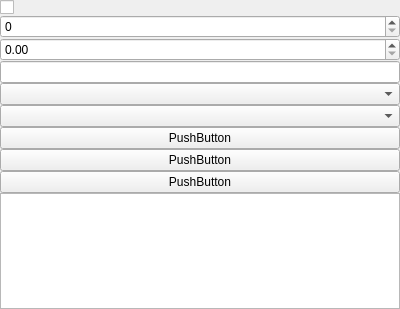
<?xml version="1.0" encoding="UTF-8"?>
<ui version="4.0">
 <class>CustomSettingWidget</class>
 <widget class="QWidget" name="CustomSettingWidget">
  <property name="geometry">
   <rect>
    <x>0</x>
    <y>0</y>
    <width>400</width>
    <height>309</height>
   </rect>
  </property>
  <property name="windowTitle">
   <string>Form</string>
  </property>
  <layout class="QVBoxLayout" name="verticalLayout">
   <property name="spacing">
    <number>0</number>
   </property>
   <property name="leftMargin">
    <number>0</number>
   </property>
   <property name="topMargin">
    <number>0</number>
   </property>
   <property name="rightMargin">
    <number>0</number>
   </property>
   <property name="bottomMargin">
    <number>0</number>
   </property>
   <item>
    <widget class="CustomCheckBox" name="mCheckBox">
     <property name="text">
      <string/>
     </property>
    </widget>
   </item>
   <item>
    <widget class="CustomSpinBox" name="mSpinBox"/>
   </item>
   <item>
    <widget class="CustomDoubleSpinBox" name="mDoubleSpinBox"/>
   </item>
   <item>
    <widget class="CustomLineEdit" name="mLineEdit"/>
   </item>
   <item>
    <widget class="CustomComboBox" name="mComboBox"/>
   </item>
   <item>
    <widget class="CustomListBox" name="mListBox"/>
   </item>
   <item>
    <widget class="CustomSourceButton" name="mSourceButton">
     <property name="text">
      <string>PushButton</string>
     </property>
    </widget>
   </item>
   <item>
    <widget class="CustomColorButton" name="mColorButton">
     <property name="text">
      <string>PushButton</string>
     </property>
    </widget>
   </item>
   <item>
    <widget class="CustomFontButton" name="mFontButton">
     <property name="text">
      <string>PushButton</string>
     </property>
    </widget>
   </item>
   <item>
    <widget class="CustomTextEdit" name="mTextEdit"/>
   </item>
  </layout>
 </widget>
 <customwidgets>
  <customwidget>
   <class>CustomCheckBox</class>
   <extends>QCheckBox</extends>
   <header>custom_widgets.h</header>
  </customwidget>
  <customwidget>
   <class>CustomSpinBox</class>
   <extends>QSpinBox</extends>
   <header>custom_widgets.h</header>
  </customwidget>
  <customwidget>
   <class>CustomDoubleSpinBox</class>
   <extends>QDoubleSpinBox</extends>
   <header>custom_widgets.h</header>
  </customwidget>
  <customwidget>
   <class>CustomLineEdit</class>
   <extends>QLineEdit</extends>
   <header>custom_widgets.h</header>
  </customwidget>
  <customwidget>
   <class>CustomTextEdit</class>
   <extends>QTextEdit</extends>
   <header>custom_widgets.h</header>
  </customwidget>
  <customwidget>
   <class>CustomComboBox</class>
   <extends>QComboBox</extends>
   <header>custom_widgets.h</header>
  </customwidget>
  <customwidget>
   <class>CustomListBox</class>
   <extends>QComboBox</extends>
   <header>custom_widgets.h</header>
  </customwidget>
  <customwidget>
   <class>CustomSourceButton</class>
   <extends>QPushButton</extends>
   <header>custom_widgets.h</header>
  </customwidget>
  <customwidget>
   <class>CustomFontButton</class>
   <extends>QPushButton</extends>
   <header>custom_widgets.h</header>
  </customwidget>
  <customwidget>
   <class>CustomColorButton</class>
   <extends>QPushButton</extends>
   <header>custom_widgets.h</header>
  </customwidget>
 </customwidgets>
 <resources/>
 <connections/>
</ui>
